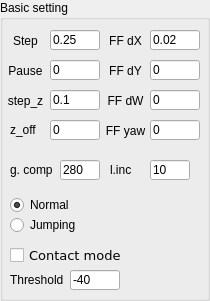
       <widget class="QGroupBox" name="groupBox_4">
        <property name="geometry">
         <rect>
          <x>10</x>
          <y>0</y>
          <width>210</width>
          <height>301</height>
         </rect>
        </property>
        <property name="title">
         <string>Basic setting</string>
        </property>
        <widget class="QLabel" name="label_68">
         <property name="geometry">
          <rect>
           <x>100</x>
           <y>120</y>
           <width>51</width>
           <height>21</height>
          </rect>
         </property>
         <property name="sizePolicy">
          <sizepolicy hsizetype="Minimum" vsizetype="Minimum">
           <horstretch>0</horstretch>
           <verstretch>0</verstretch>
          </sizepolicy>
         </property>
         <property name="font">
          <font>
           <pointsize>9</pointsize>
          </font>
         </property>
         <property name="text">
          <string>FF yaw</string>
         </property>
         <property name="alignment">
          <set>Qt::AlignCenter</set>
         </property>
        </widget>
        <widget class="QLineEdit" name="LE_TROTTEST_PAUSE">
         <property name="geometry">
          <rect>
           <x>50</x>
           <y>60</y>
           <width>50</width>
           <height>20</height>
          </rect>
         </property>
         <property name="text">
          <string>0</string>
         </property>
        </widget>
        <widget class="QLabel" name="label_66">
         <property name="geometry">
          <rect>
           <x>0</x>
           <y>90</y>
           <width>51</width>
           <height>21</height>
          </rect>
         </property>
         <property name="sizePolicy">
          <sizepolicy hsizetype="Minimum" vsizetype="Minimum">
           <horstretch>0</horstretch>
           <verstretch>0</verstretch>
          </sizepolicy>
         </property>
         <property name="font">
          <font>
           <pointsize>9</pointsize>
          </font>
         </property>
         <property name="text">
          <string>step_z</string>
         </property>
         <property name="alignment">
          <set>Qt::AlignCenter</set>
         </property>
        </widget>
        <widget class="QLineEdit" name="LE_TROTTEST_FFX">
         <property name="geometry">
          <rect>
           <x>150</x>
           <y>30</y>
           <width>50</width>
           <height>20</height>
          </rect>
         </property>
         <property name="text">
          <string>0.02</string>
         </property>
        </widget>
        <widget class="QLineEdit" name="LE_TROTTEST_FFY">
         <property name="geometry">
          <rect>
           <x>150</x>
           <y>60</y>
           <width>50</width>
           <height>20</height>
          </rect>
         </property>
         <property name="text">
          <string>0</string>
         </property>
        </widget>
        <widget class="QLineEdit" name="LE_TROTTEST_ROTCOMP">
         <property name="geometry">
          <rect>
           <x>150</x>
           <y>120</y>
           <width>50</width>
           <height>20</height>
          </rect>
         </property>
         <property name="text">
          <string>0</string>
         </property>
        </widget>
        <widget class="QLineEdit" name="LE_TROTTEST_INTERVAL">
         <property name="geometry">
          <rect>
           <x>50</x>
           <y>30</y>
           <width>50</width>
           <height>20</height>
          </rect>
         </property>
         <property name="text">
          <string>0.25</string>
         </property>
        </widget>
        <widget class="QLabel" name="label_64">
         <property name="geometry">
          <rect>
           <x>0</x>
           <y>30</y>
           <width>51</width>
           <height>21</height>
          </rect>
         </property>
         <property name="sizePolicy">
          <sizepolicy hsizetype="Minimum" vsizetype="Minimum">
           <horstretch>0</horstretch>
           <verstretch>0</verstretch>
          </sizepolicy>
         </property>
         <property name="font">
          <font>
           <pointsize>9</pointsize>
          </font>
         </property>
         <property name="text">
          <string>Step</string>
         </property>
         <property name="alignment">
          <set>Qt::AlignCenter</set>
         </property>
        </widget>
        <widget class="QLineEdit" name="LE_TROTTEST_STEPZ">
         <property name="geometry">
          <rect>
           <x>50</x>
           <y>90</y>
           <width>50</width>
           <height>20</height>
          </rect>
         </property>
         <property name="text">
          <string>0.1</string>
         </property>
        </widget>
        <widget class="QLabel" name="label_71">
         <property name="geometry">
          <rect>
           <x>100</x>
           <y>90</y>
           <width>51</width>
           <height>21</height>
          </rect>
         </property>
         <property name="sizePolicy">
          <sizepolicy hsizetype="Minimum" vsizetype="Minimum">
           <horstretch>0</horstretch>
           <verstretch>0</verstretch>
          </sizepolicy>
         </property>
         <property name="font">
          <font>
           <pointsize>9</pointsize>
          </font>
         </property>
         <property name="text">
          <string>FF dW</string>
         </property>
         <property name="alignment">
          <set>Qt::AlignCenter</set>
         </property>
        </widget>
        <widget class="QLabel" name="label_70">
         <property name="geometry">
          <rect>
           <x>100</x>
           <y>60</y>
           <width>51</width>
           <height>21</height>
          </rect>
         </property>
         <property name="sizePolicy">
          <sizepolicy hsizetype="Minimum" vsizetype="Minimum">
           <horstretch>0</horstretch>
           <verstretch>0</verstretch>
          </sizepolicy>
         </property>
         <property name="font">
          <font>
           <pointsize>9</pointsize>
          </font>
         </property>
         <property name="text">
          <string>FF dY</string>
         </property>
         <property name="alignment">
          <set>Qt::AlignCenter</set>
         </property>
        </widget>
        <widget class="QLabel" name="label_65">
         <property name="geometry">
          <rect>
           <x>0</x>
           <y>60</y>
           <width>51</width>
           <height>21</height>
          </rect>
         </property>
         <property name="sizePolicy">
          <sizepolicy hsizetype="Minimum" vsizetype="Minimum">
           <horstretch>0</horstretch>
           <verstretch>0</verstretch>
          </sizepolicy>
         </property>
         <property name="font">
          <font>
           <pointsize>9</pointsize>
          </font>
         </property>
         <property name="text">
          <string>Pause</string>
         </property>
         <property name="alignment">
          <set>Qt::AlignCenter</set>
         </property>
        </widget>
        <widget class="QLabel" name="label_69">
         <property name="geometry">
          <rect>
           <x>100</x>
           <y>30</y>
           <width>51</width>
           <height>21</height>
          </rect>
         </property>
         <property name="sizePolicy">
          <sizepolicy hsizetype="Minimum" vsizetype="Minimum">
           <horstretch>0</horstretch>
           <verstretch>0</verstretch>
          </sizepolicy>
         </property>
         <property name="font">
          <font>
           <pointsize>9</pointsize>
          </font>
         </property>
         <property name="text">
          <string>FF dX</string>
         </property>
         <property name="alignment">
          <set>Qt::AlignCenter</set>
         </property>
        </widget>
        <widget class="QLineEdit" name="LE_TROTTEST_FFW">
         <property name="geometry">
          <rect>
           <x>150</x>
           <y>90</y>
           <width>50</width>
           <height>20</height>
          </rect>
         </property>
         <property name="text">
          <string>0</string>
         </property>
        </widget>
        <widget class="QLineEdit" name="LE_TROTTEST_GCOMP_M">
         <property name="geometry">
          <rect>
           <x>60</x>
           <y>160</y>
           <width>40</width>
           <height>20</height>
          </rect>
         </property>
         <property name="text">
          <string>280</string>
         </property>
        </widget>
        <widget class="QLabel" name="label_106">
         <property name="geometry">
          <rect>
           <x>10</x>
           <y>160</y>
           <width>60</width>
           <height>20</height>
          </rect>
         </property>
         <property name="font">
          <font>
           <pointsize>9</pointsize>
          </font>
         </property>
         <property name="text">
          <string>g. comp</string>
         </property>
        </widget>
        <widget class="QLineEdit" name="LE_TROTTEST_GCOMP_S">
         <property name="geometry">
          <rect>
           <x>150</x>
           <y>160</y>
           <width>40</width>
           <height>20</height>
          </rect>
         </property>
         <property name="text">
          <string>10</string>
         </property>
        </widget>
        <widget class="QLabel" name="label_107">
         <property name="geometry">
          <rect>
           <x>110</x>
           <y>160</y>
           <width>61</width>
           <height>20</height>
          </rect>
         </property>
         <property name="font">
          <font>
           <pointsize>9</pointsize>
          </font>
         </property>
         <property name="text">
          <string>l.inc</string>
         </property>
        </widget>
        <widget class="QLineEdit" name="LE_TROTTEST_CONTACTOFFSET">
         <property name="geometry">
          <rect>
           <x>50</x>
           <y>120</y>
           <width>50</width>
           <height>20</height>
          </rect>
         </property>
         <property name="text">
          <string>0</string>
         </property>
        </widget>
        <widget class="QLabel" name="label_89">
         <property name="geometry">
          <rect>
           <x>10</x>
           <y>120</y>
           <width>40</width>
           <height>20</height>
          </rect>
         </property>
         <property name="font">
          <font>
           <pointsize>9</pointsize>
          </font>
         </property>
         <property name="text">
          <string>z_off</string>
         </property>
        </widget>
        <widget class="QRadioButton" name="radioButton_TROTTEST_MODE2">
         <property name="geometry">
          <rect>
           <x>10</x>
           <y>210</y>
           <width>90</width>
           <height>30</height>
          </rect>
         </property>
         <property name="text">
          <string>Jumping</string>
         </property>
         <property name="checked">
          <bool>false</bool>
         </property>
        </widget>
        <widget class="QRadioButton" name="radioButton_TROTTEST_MODE1">
         <property name="geometry">
          <rect>
           <x>10</x>
           <y>190</y>
           <width>90</width>
           <height>30</height>
          </rect>
         </property>
         <property name="text">
          <string>Normal</string>
         </property>
         <property name="checked">
          <bool>true</bool>
         </property>
        </widget>
        <widget class="QCheckBox" name="CB_TROTTEST_CONTACTFLAG">
         <property name="geometry">
          <rect>
           <x>10</x>
           <y>240</y>
           <width>120</width>
           <height>30</height>
          </rect>
         </property>
         <property name="font">
          <font>
           <family>DejaVu Sans</family>
           <pointsize>10</pointsize>
          </font>
         </property>
         <property name="text">
          <string>Contact mode</string>
         </property>
         <property name="checked">
          <bool>false</bool>
         </property>
        </widget>
        <widget class="QLineEdit" name="LE_TROTTEST_CONTACTTHRES">
         <property name="geometry">
          <rect>
           <x>70</x>
           <y>270</y>
           <width>50</width>
           <height>20</height>
          </rect>
         </property>
         <property name="text">
          <string>-40</string>
         </property>
        </widget>
        <widget class="QLabel" name="label_85">
         <property name="geometry">
          <rect>
           <x>10</x>
           <y>270</y>
           <width>60</width>
           <height>20</height>
          </rect>
         </property>
         <property name="font">
          <font>
           <pointsize>9</pointsize>
          </font>
         </property>
         <property name="text">
          <string>Threshold</string>
         </property>
        </widget>
       </widget>
